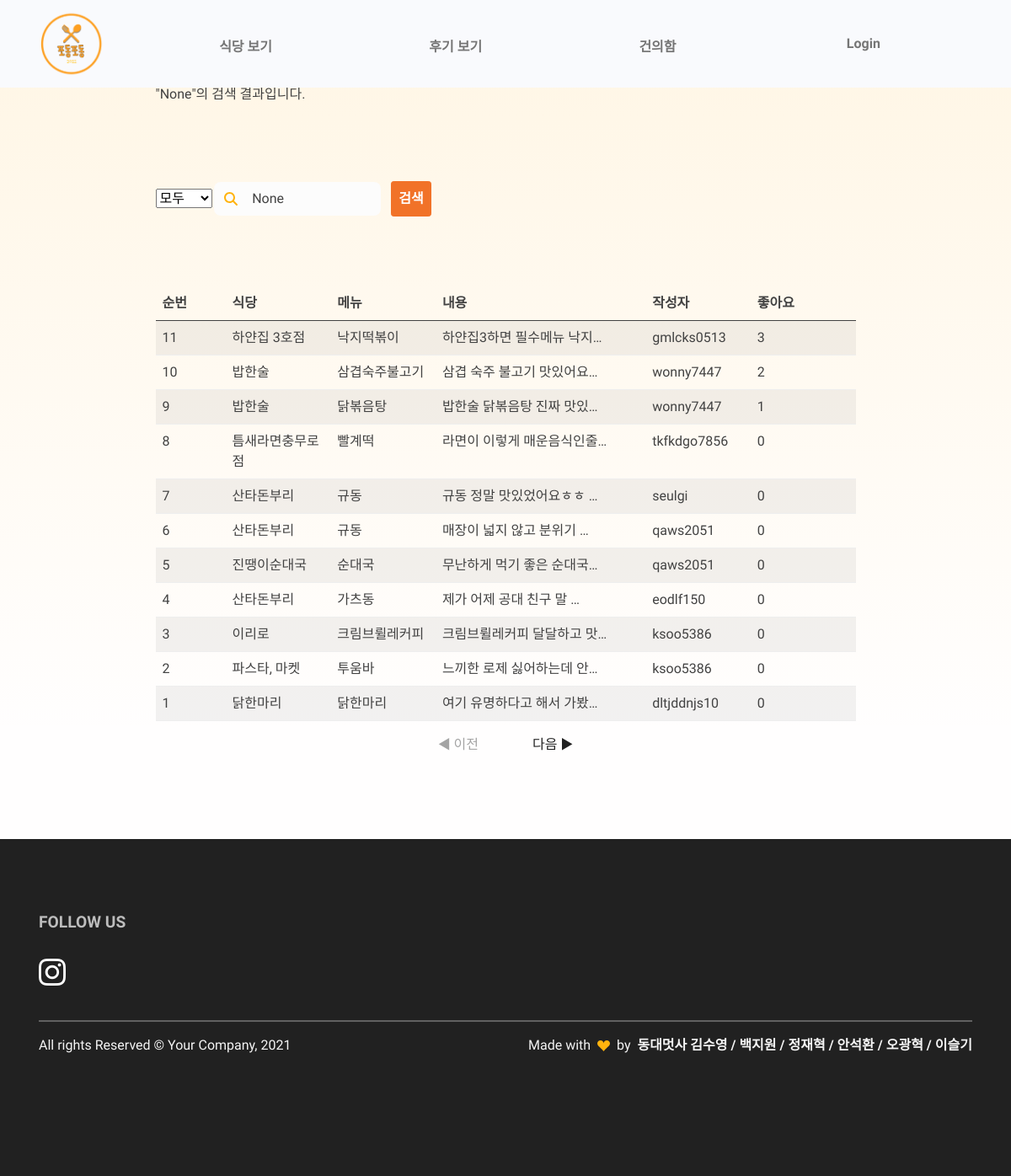
Page /review/search/ on the committed database.
### restaurant/models.py (models this page shows, shortened)
class Comment(models.Model):
    id = models.AutoField(primary_key=True)
    restaurant = models.ForeignKey(Restaurant, on_delete=models.CASCADE)
    menu = models.ForeignKey(FoodMenu, on_delete=models.CASCADE)
    content = models.TextField()
    thumbnail = models.ImageField(upload_to='comment/', blank=True)
    created_at = models.DateTimeField(auto_now_add=True)
    like_users = models.ManyToManyField(settings.AUTH_USER_MODEL, blank=True, related_name="like_comments")
    hate_users = models.ManyToManyField(settings.AUTH_USER_MODEL, blank=True, related_name="hate_comments")
    user = models.ForeignKey(settings.AUTH_USER_MODEL, on_delete=models.CASCADE, null=True)

class Restaurant(models.Model):
    id = models.AutoField(primary_key=True)
    category = models.ForeignKey(Category, on_delete=models.CASCADE)
    name = models.CharField(max_length=30)
    location = models.CharField(max_length=100, blank=True)
    phone_number = models.CharField(max_length=15, blank=True)
    business_hour = models.CharField(max_length=150, blank=True)
    thumbnail = models.ImageField(upload_to='images/', blank=True)
    follow_users = models.ManyToManyField(settings.AUTH_USER_MODEL, blank=True, related_name="follow_restaurants")

class FoodMenu(models.Model):
    id = models.AutoField(primary_key=True)
    restaurant = models.ForeignKey(Restaurant, on_delete=models.CASCADE)
    name = models.CharField(max_length=20)
    price = models.CharField(max_length=20)
    def __str__(self):
        return self.name

### review/views.py (the view, shortened to what this page needs)
# urls.py: path('search/', views.SearchReview, name="SearchReview")
def SearchReview(request):
    search_category = request.GET.get('category')
    search_key = request.GET.get('search_key')
    reviews = Comment.objects.all().annotate(like_count = Count('like_users')).order_by("-like_count", "-created_at")
    category = Category.objects.all()
    paginator = Paginator(reviews, 10)
    page = request.GET.get("page") or 1
    pages = paginator.get_page(page)
    context = {
        'reviews': reviews,
        'category': category,
        'search_key': search_key,
        'pages': pages,
        'search_category':search_category,
    }
    return render(request, "search.html", context)

### review/templates/search.html (shortened to what this page needs)
{% extends 'base.html' %}
{% load static %}
{% block content %}
<link rel="stylesheet" href="{% static 'css/components/review_search.css' %}">
<section class="py-0 bg-primary-gradient">
    <div class="container">
        <div class="row justify-content-center g-0">
            <div class="col-xl-9">
                <p id="searchkey">"{{ search_key }}"의 검색 결과입니다.</p>
                <form style="margin-top: 10%;" action="{% url 'review:SearchReview' %}" method="GET" class="row gx-2 gy-2 align-items-center">
                    <div class="col-lg-1">
                    <select name="category" id="category">
                    {% if search_category == "title" %}
                        <option  value="all">모두</option>
                        <option value="title" selected>내용</option>
                        <option value="menu">작성자</option>
                        <option value="restaurant">식당</option>
                    {% elif search_category == "menu" %}
                        <option  value="all">모두</option>
                        <option value="title">내용</option>
                        <option value="menu" selected>작성자</option>
                        <option value="restaurant">식당</option>
                    {% elif search_category == "restaurant" %}
                        <option  value="all">모두</option>
                        <option value="title">내용</option>
                        <option value="menu">작성자</option>
                        <option value="restaurant" selected>식당</option>
                    {% else %}
                        <option value="all" selected>모두</option>
                    {% endif %}
                    </select>
                    </div>
                    <div class="col-lg-3 input-group-icon pe-2">
                      <i class="fas fa-search input-box-icon text-primary"></i>
                      <input
                        class="col-lg-3 form-control border-0 input-box bg-100"
                        type="search"
                        placeholder="Search Review"
                        aria-label="Search"
                        name="search_key"
                        id="search_key"
                        value="{{ search_key }}"
                      />
                    </div>
                    <div class="col-lg-2">
                      <button class="btn btn-danger" style="padding:0.5rem;" type="submit">
                        검색
                      </button>
                    </div>
                  </form>
                  <table class="table table-striped d-none d-sm-block">
                    <thead>
                        <tr class="thead col-xs-1">
                            <th width=10%>순번</th>
                            <th width=15%>식당</th>
                            <th width=15%>메뉴</th>
                            <th width=30%>내용</th>
                            <th width=15%>작성자</th>
                            <th>좋아요</th>
                        </tr>
                    </thead>
                    <tbody>
                    {% for review in reviews %}
                        <tr onclick="location.href='{% url 'restaurant:restaurant_detail' review.restaurant.id %}'">
                            <td>{{ forloop.revcounter }}</td>
                            <td>{{review.restaurant.name}}</td>
                            <td>{{review.menu}}</td>
                            <td>{{review.content|truncatechars:15}}</td>
                            <td>{{review.user}}</td>
                            <td>{{review.like_users.count}}</td>
                        </tr>
                    {% endfor %}
                    </tbody>
                  </table>
            </div>
        </div>
    </div>
</section>
<div class="page middle">
    {% if pages.has_previous %}
    <a href="?page={{pages.previous_page_number}}" class="page_click active">◀ 이전</a>
    {% else %}
    <a class="page_click nonactive">◀ 이전</a>
    {% endif %}
    {% if pages.has_next %}
    <a href="?page={{pages.next_page_number}}" class="page_click active">다음 ▶</a>
    {% else %}
    <a class="page_click nonactive">다음 ▶</a>
    {% endif %}
</div>
{% endblock %}

### podongpodong/static/css/components/review_search.css (style rules this page uses)
section { margin-top: 100px; min-height: 400px; }
table { margin-top: 10%; }
.middle { text-align: center; margin-bottom: 5%; }
.middle a { margin: 20px; padding: 10px; }
.active { transition-duration: 0.2s; }
.nonactive { color: #a4a4a4; cursor: pointer; }

### rows in the picture
Comment: restaurant.name "하얀집 3호점", menu "낙지떡볶이", content "하얀집3하면 필수메뉴 낙지…", user "gmlcks0513", like_users.count "3"
Comment: restaurant.name "밥한술", menu "삼겹숙주불고기", content "삼겹 숙주 불고기 맛있어요…", user "wonny7447", like_users.count "2"
Comment: restaurant.name "밥한술", menu "닭볶음탕", content "밥한술 닭볶음탕 진짜 맛있…", user "wonny7447", like_users.count "1"
Comment: restaurant.name "틈새라면충무로점", menu "빨계떡", content "라면이 이렇게 매운음식인줄…", user "tkfkdgo7856", like_users.count "0"
Comment: restaurant.name "산타돈부리", menu "규동", content "규동 정말 맛있었어요ㅎㅎ …", user "seulgi", like_users.count "0"
Comment: restaurant.name "산타돈부리", menu "규동", content "매장이 넓지 않고 분위기 …", user "qaws2051", like_users.count "0"
Comment: restaurant.name "진땡이순대국", menu "순대국", content "무난하게 먹기 좋은 순대국…", user "qaws2051", like_users.count "0"
Comment: restaurant.name "산타돈부리", menu "가츠동", content "제가 어제 공대 친구 말 …", user "eodlf150", like_users.count "0"
Comment: restaurant.name "이리로", menu "크림브륄레커피", content "크림브륄레커피 달달하고 맛…", user "ksoo5386", like_users.count "0"
Comment: restaurant.name "파스타, 마켓", menu "투움바", content "느끼한 로제 싫어하는데 안…", user "ksoo5386", like_users.count "0"
Comment: restaurant.name "닭한마리", menu "닭한마리", content "여기 유명하다고 해서 가봤…", user "dltjddnjs10", like_users.count "0"

### other values in the picture
{{ search_key }} "None"
